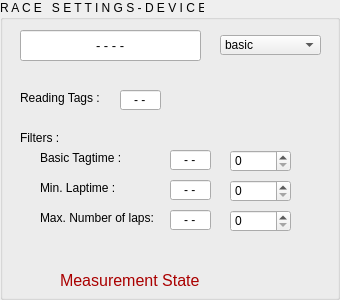
         <widget class="QGroupBox" name="groupTerminal_2">
          <property name="sizePolicy">
           <sizepolicy hsizetype="Expanding" vsizetype="Preferred">
            <horstretch>0</horstretch>
            <verstretch>0</verstretch>
           </sizepolicy>
          </property>
          <property name="minimumSize">
           <size>
            <width>340</width>
            <height>0</height>
           </size>
          </property>
          <property name="autoFillBackground">
           <bool>false</bool>
          </property>
          <property name="title">
           <string>R A C E   S E T T I N G S - D E V I C E</string>
          </property>
          <widget class="QComboBox" name="comboTimingMode">
           <property name="geometry">
            <rect>
             <x>220</x>
             <y>35</y>
             <width>101</width>
             <height>20</height>
            </rect>
           </property>
           <item>
            <property name="text">
             <string>basic</string>
            </property>
           </item>
           <item>
            <property name="text">
             <string>manual</string>
            </property>
           </item>
           <item>
            <property name="text">
             <string>single start</string>
            </property>
           </item>
           <item>
            <property name="text">
             <string>multiple start 6B</string>
            </property>
           </item>
           <item>
            <property name="text">
             <string>multiple start 6C</string>
            </property>
           </item>
          </widget>
          <widget class="QLineEdit" name="lineTimingMode">
           <property name="geometry">
            <rect>
             <x>20</x>
             <y>30</y>
             <width>181</width>
             <height>31</height>
            </rect>
           </property>
           <property name="font">
            <font>
             <pointsize>10</pointsize>
            </font>
           </property>
           <property name="layoutDirection">
            <enum>Qt::LeftToRight</enum>
           </property>
           <property name="autoFillBackground">
            <bool>false</bool>
           </property>
           <property name="styleSheet">
            <string notr="true"/>
           </property>
           <property name="text">
            <string>- - - -</string>
           </property>
           <property name="alignment">
            <set>Qt::AlignCenter</set>
           </property>
           <property name="readOnly">
            <bool>true</bool>
           </property>
          </widget>
          <widget class="QSpinBox" name="spinTagtime">
           <property name="geometry">
            <rect>
             <x>230</x>
             <y>150</y>
             <width>61</width>
             <height>22</height>
            </rect>
           </property>
           <property name="maximum">
            <number>255</number>
           </property>
          </widget>
          <widget class="QLineEdit" name="lineFilterTagtime">
           <property name="geometry">
            <rect>
             <x>170</x>
             <y>150</y>
             <width>41</width>
             <height>20</height>
            </rect>
           </property>
           <property name="layoutDirection">
            <enum>Qt::LeftToRight</enum>
           </property>
           <property name="autoFillBackground">
            <bool>false</bool>
           </property>
           <property name="styleSheet">
            <string notr="true"/>
           </property>
           <property name="text">
            <string>- -</string>
           </property>
           <property name="alignment">
            <set>Qt::AlignCenter</set>
           </property>
           <property name="readOnly">
            <bool>true</bool>
           </property>
          </widget>
          <widget class="QLabel" name="label_13">
           <property name="geometry">
            <rect>
             <x>40</x>
             <y>150</y>
             <width>91</width>
             <height>16</height>
            </rect>
           </property>
           <property name="font">
            <font>
             <pointsize>9</pointsize>
            </font>
           </property>
           <property name="frameShape">
            <enum>QFrame::NoFrame</enum>
           </property>
           <property name="text">
            <string>Basic Tagtime :</string>
           </property>
          </widget>
          <widget class="QLineEdit" name="lineFilterMinlaptime">
           <property name="geometry">
            <rect>
             <x>170</x>
             <y>180</y>
             <width>41</width>
             <height>20</height>
            </rect>
           </property>
           <property name="layoutDirection">
            <enum>Qt::LeftToRight</enum>
           </property>
           <property name="autoFillBackground">
            <bool>false</bool>
           </property>
           <property name="styleSheet">
            <string notr="true"/>
           </property>
           <property name="text">
            <string>- -</string>
           </property>
           <property name="alignment">
            <set>Qt::AlignCenter</set>
           </property>
           <property name="readOnly">
            <bool>true</bool>
           </property>
          </widget>
          <widget class="QSpinBox" name="spinMinlaptime">
           <property name="geometry">
            <rect>
             <x>230</x>
             <y>180</y>
             <width>61</width>
             <height>22</height>
            </rect>
           </property>
           <property name="maximum">
            <number>255</number>
           </property>
          </widget>
          <widget class="QLabel" name="label_14">
           <property name="geometry">
            <rect>
             <x>40</x>
             <y>180</y>
             <width>91</width>
             <height>16</height>
            </rect>
           </property>
           <property name="font">
            <font>
             <pointsize>9</pointsize>
            </font>
           </property>
           <property name="text">
            <string>Min. Laptime :</string>
           </property>
          </widget>
          <widget class="QLabel" name="label_15">
           <property name="geometry">
            <rect>
             <x>40</x>
             <y>210</y>
             <width>121</width>
             <height>16</height>
            </rect>
           </property>
           <property name="font">
            <font>
             <pointsize>9</pointsize>
            </font>
           </property>
           <property name="text">
            <string>Max. Number of laps:</string>
           </property>
          </widget>
          <widget class="QLineEdit" name="lineMaxlapnumber">
           <property name="geometry">
            <rect>
             <x>170</x>
             <y>210</y>
             <width>41</width>
             <height>20</height>
            </rect>
           </property>
           <property name="layoutDirection">
            <enum>Qt::LeftToRight</enum>
           </property>
           <property name="autoFillBackground">
            <bool>false</bool>
           </property>
           <property name="styleSheet">
            <string notr="true"/>
           </property>
           <property name="text">
            <string>- -</string>
           </property>
           <property name="alignment">
            <set>Qt::AlignCenter</set>
           </property>
           <property name="readOnly">
            <bool>true</bool>
           </property>
          </widget>
          <widget class="QSpinBox" name="spinMaxlapnumber">
           <property name="geometry">
            <rect>
             <x>230</x>
             <y>210</y>
             <width>61</width>
             <height>22</height>
            </rect>
           </property>
           <property name="maximum">
            <number>255</number>
           </property>
          </widget>
          <widget class="QLabel" name="label_16">
           <property name="geometry">
            <rect>
             <x>20</x>
             <y>130</y>
             <width>91</width>
             <height>16</height>
            </rect>
           </property>
           <property name="font">
            <font>
             <pointsize>9</pointsize>
            </font>
           </property>
           <property name="text">
            <string>Filters :</string>
           </property>
          </widget>
          <widget class="QLabel" name="labelMeasurementState">
           <property name="geometry">
            <rect>
             <x>60</x>
             <y>270</y>
             <width>171</width>
             <height>21</height>
            </rect>
           </property>
           <property name="font">
            <font>
             <pointsize>12</pointsize>
            </font>
           </property>
           <property name="styleSheet">
            <string notr="true">color:#aa0000</string>
           </property>
           <property name="text">
            <string>Measurement State</string>
           </property>
          </widget>
          <widget class="QLabel" name="label_26">
           <property name="geometry">
            <rect>
             <x>20</x>
             <y>90</y>
             <width>121</width>
             <height>16</height>
            </rect>
           </property>
           <property name="font">
            <font>
             <pointsize>9</pointsize>
            </font>
           </property>
           <property name="text">
            <string>Reading Tags :</string>
           </property>
          </widget>
          <widget class="QLineEdit" name="lineTagsReadingEn">
           <property name="geometry">
            <rect>
             <x>120</x>
             <y>90</y>
             <width>41</width>
             <height>20</height>
            </rect>
           </property>
           <property name="layoutDirection">
            <enum>Qt::LeftToRight</enum>
           </property>
           <property name="autoFillBackground">
            <bool>false</bool>
           </property>
           <property name="styleSheet">
            <string notr="true"/>
           </property>
           <property name="text">
            <string>- -</string>
           </property>
           <property name="alignment">
            <set>Qt::AlignCenter</set>
           </property>
           <property name="readOnly">
            <bool>true</bool>
           </property>
          </widget>
         </widget>
